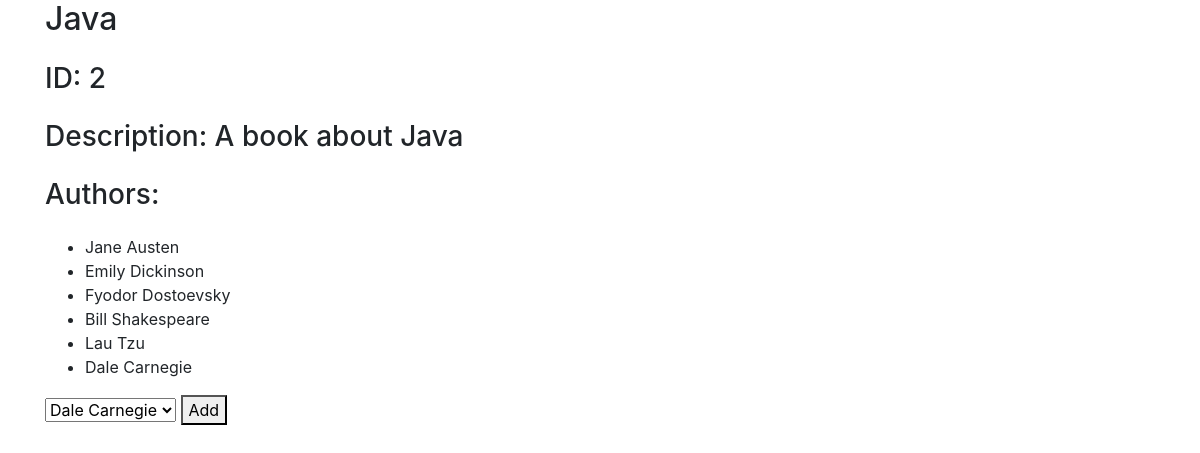
The page /books/2 on the database its author committed.
### book_authors_app/models.py (models this page shows)
class Book(models.Model):
    title = models.CharField(max_length=255)
    desc = models.TextField()
    created_at = models.DateTimeField(auto_now_add=True)
    updated_at = models.DateTimeField(auto_now=True)

class Author(models.Model):
    first_name = models.CharField(max_length=45)
    last_name = models.CharField(max_length=45)
    notes = models.TextField()
    books = models.ManyToManyField(Book, related_name='author')
    created_at = models.DateTimeField(auto_now_add=True)
    updated_at = models.DateTimeField(auto_now=True)

### book_authors_app/views.py (the view)
# urls.py: path('books/<int:booksID>', views.index_books),
def index_books(request, booksID):
    if request.method == 'POST':
        author_id = Author.objects.get(id=request.POST['author_id'])
        Book.objects.get(id=booksID).author.add(author_id)
    context = {
        'book_info': Book.objects.get(id=booksID),
        'authors_name': Author.objects.all()
    }
    return render(request, 'books.html', context)

### book_authors_app/templates/books.html (shortened to what this page needs)
<!DOCTYPE html>
<html lang="en">
<head>
    <link rel="stylesheet" href="https://stackpath.bootstrapcdn.com/bootstrap/4.4.1/css/bootstrap.min.css">
</head>
<body>
    <div class="container">
        <div class="row">
            <div class="col-12">
                <div class="row form-group">
                    <h2 class="col-sm-4">{{book_info.title}}</h2>
                </div>
                <div class="row form-group">
                    <h3 class="col-sm-4">ID: {{book_info.id}}</h3>
                </div>
                <div class="row form-group">
                    <h3 class="col-sm-10">Description: {{book_info.desc}}</h3>
                </div>
                <div class="row form-group">
                    <h3 class="col-sm-4">Authors:</h3>
                </div>
                <ul>
                    {% for authors in book_info.author.all %}
                    <li>{{authors.first_name}} {{authors.last_name}}</li>
                    {% endfor %}
                </ul>
                <form action="{{book_info.id}}" method="POST">
                    <select name="author_id">
                        {% for authors in authors_name%}
                            {% if book_info not in authors.books.all %}
                        <option value="{{authors.id}}">{{authors.first_name}} {{authors.last_name}}</option>
                            {% endif %}
                        {% endfor %}
                    </select>
                    <button type="submit">Add</button>
                </form>
            </div>
        </div>
    </div>
</body>
</html>

### rows shown on the page
Book: title "Java", id "2", desc "A book about Java"
Author: first_name "Jane", last_name "Austen"
Author: first_name "Emily", last_name "Dickinson"
Author: first_name "Fyodor", last_name "Dostoevsky"
Author: first_name "Bill", last_name "Shakespeare"
Author: first_name "Lau", last_name "Tzu"
Author: first_name "Dale", last_name "Carnegie"

### other values the page prints
form field author_id "Dale Carnegie"
